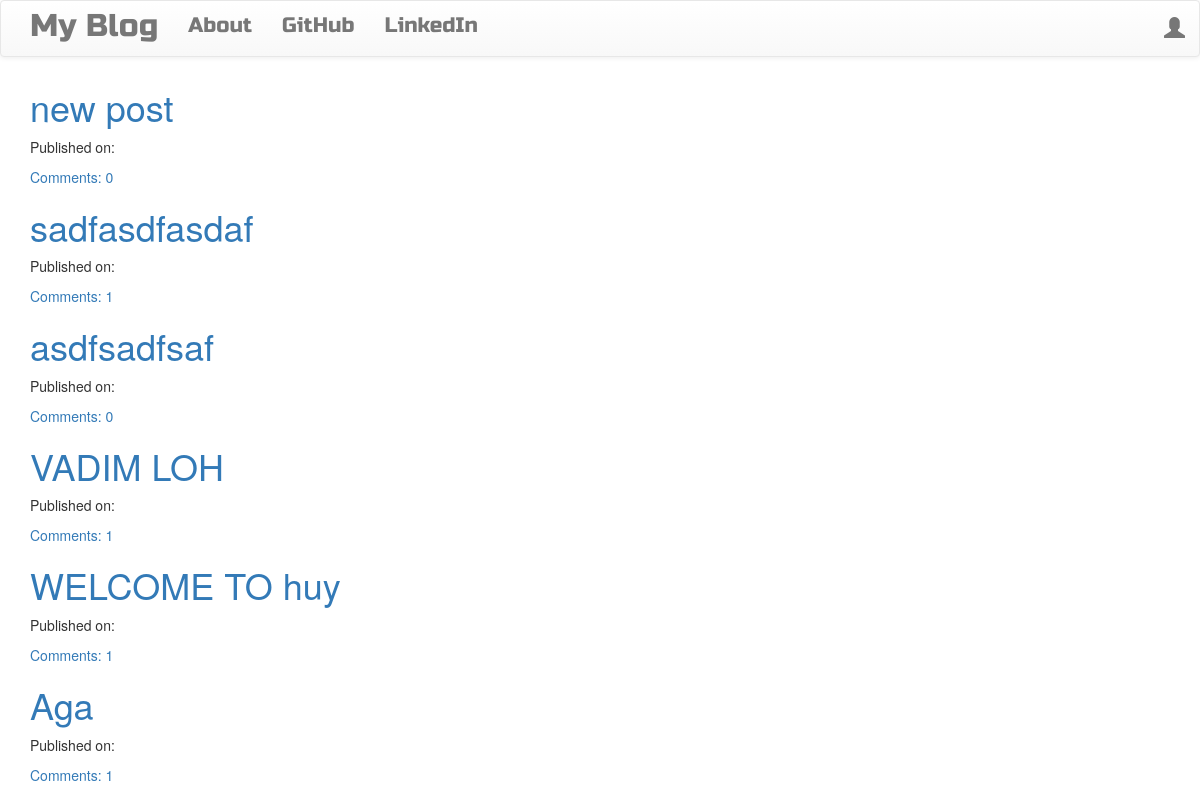
The page / on the database its author committed.
### blog_app/models.py (models this page shows, shortened)
class Post(models.Model):
    author = models.ForeignKey('auth.User',on_delete=models.CASCADE)
    title = models.CharField(max_length=200)
    text = models.TextField()
    created_date = models.DateTimeField(default=timezone.now())
    published_date = models.DateTimeField(blank=True,null=True)
    def approve_comments(self):
        return self.comments.filter(approved_comment=True)

### blog_app/views.py (the view)
# urls.py: path('',views.PostListView.as_view(),name='post_list'),
class PostListView(ListView):
    model = Post
    def get_queryset(self):
        return Post.objects.filter(published_date__lte=timezone.now()).order_by('-published_date')

### blog_app/templates/blog_app/post_list.html
{% extends 'blog_app/base.html' %}
{% block content %}
<div class="centerstage">
  {% for post in post_list %}
  <div class="post">
    <h1><a href="{% url 'post_detail' pk=post.pk %}">{{post.title}}</a></h1>
    <div class="date">
      <p>Published on: {{post.published|date:"d-m-Y"}}</p>
    </div>
    <a href="{% url 'post_detail' pk=post.pk %}">Comments: {{ post.approve_comments.count}}</a>
  </div>
  {% endfor %}
</div>
{% endblock %}

### blog_app/templates/blog_app/base.html (shortened to what this page needs)
<!DOCTYPE html>
{% load staticfiles %}
<html lang="en" dir="ltr">
  <head>
    <link rel="stylesheet" href="https://maxcdn.bootstrapcdn.com/bootstrap/3.3.7/css/bootstrap.min.css">
    <link rel="stylesheet" href="https://maxcdn.bootstrapcdn.com/bootstrap/3.3.7/css/bootstrap-theme.min.css">
    <link rel="stylesheet" href="//cdn.jsdelivr.net/npm/medium-editor@latest/dist/css/medium-editor.min.css" type="text/css" media="screen" charset="utf-8">
    <link rel="stylesheet" href="{% static 'css/blog.css' %}">
  </head>
  <body class="loader" >
    <nav class='navbar navbar-default techfont custom-navbar'>
      <div class="container">
        <ul class='nav navbar-nav'>
          <li> <a class='navbar-brand bigbrand' href="{% url 'post_list' %}">My Blog</a> </li>
          <li><a href="{% url 'about' %}">About</a></li>
          <li> <a href="https://www.github.com">GitHub</a></li>
          <li> <a href="https://www.linkedin.com">LinkedIn</a> </li>
        </ul>
        <ul class='nav navbar-nav navbar-right'>
          {% if user.is_authenticated %}
          <li>
            <a href="{% url 'post_new' %}">New Post</a>
          </li>
          <li>
            <a href="{% url 'post_draft_list' %}">Drafts</a>
          </li>
          <li>
            <a href="{% url 'logout' %}">Logout</a>
          </li>
          <li>
            <a>Welcome: {{user.username}}</a>
          </li>
          {% else %}
          <li> <a class='nav navbar-right' href="{% url 'login' %}"> <span class='glyphicon glyphicon-user'></span> </a> </li>
          {% endif %}
        </ul>
      </div>
    </nav>
    <div class="content container">
      <div class="row">
        <div class="col-md-8">
          <div class="blog_posts">
            {% block content %}
            {% endblock %}
          </div>
        </div>
      </div>
    </div>
  </body>
</html>

### blog_app/static/css/blog.css (style rules this page uses)
.techfont { font-family: 'Russo One',sans-serif; font-size: 1.5em; margin-bottom: 10px; }
.bigbrand { font-size: 1.5em; }
.centerstage { margin-left: auto; margin-right: auto; }
.loader { filter:hue-rotate(0deg); color:linear-gradient(45deg,#0f8,#08f); animation:hue 10000ms infinite linear; }

### rows shown on the page
Post: title "new post", approve_comments.count "0"
Post: title "sadfasdfasdaf", approve_comments.count "1"
Post: title "asdfsadfsaf", approve_comments.count "0"
Post: title "VADIM LOH", approve_comments.count "1"
Post: title "WELCOME TO huy", approve_comments.count "1"
Post: title "Aga", approve_comments.count "1"
